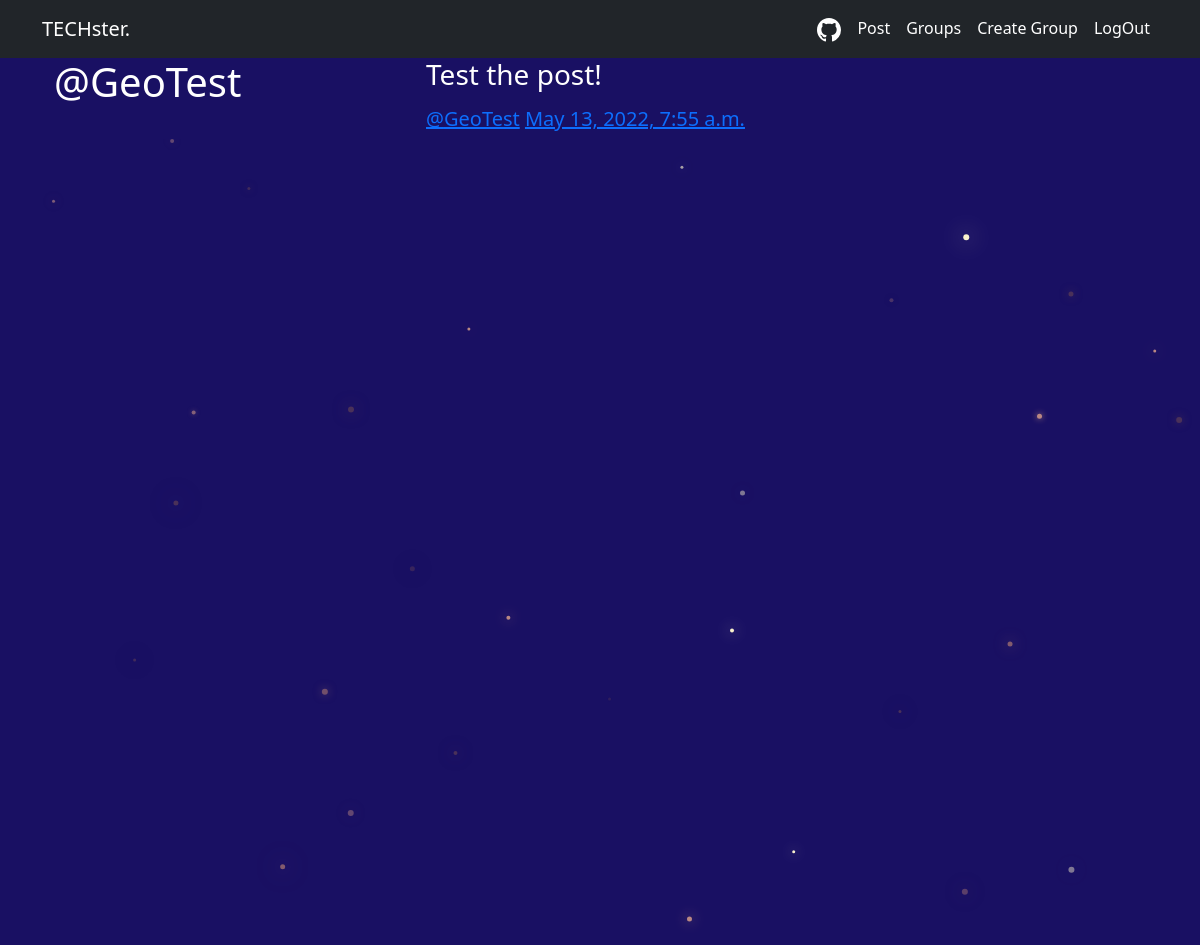
Screenshot of /posts/by/GeoTest (signed in) with the database file from the repository.
### posts/models.py (models this page shows, shortened)
class Post(models.Model):
    user = models.ForeignKey(User, related_name='posts', on_delete=models.CASCADE)
    created_at = models.DateTimeField(auto_now=True)
    message = models.TextField()
    message_html = models.TextField(editable=False)
    group = models.ForeignKey(Group, related_name='posts', null=True, blank=True, on_delete=models.CASCADE)
    class Meta:
        ordering = ['-created_at']
        unique_together = ['user', 'message']

### posts/views.py (the view)
# urls.py: path('by/<str:username>', views.UserPost.as_view(), name='for_user'),
class UserPost(generic.ListView):
    model = models.Post
    template_name = 'posts/user_post_list.html'
    def get_queryset(self):
        try:
            self.post_user = User.objects.prefetch_related('posts').get(username__iexact=self.kwargs.get('username'))
        except User.DoesNotExist:
            raise Http404
        else:
            return self.post_user.posts.all()
    def get_context_data(self, **kwargs):
        context = super().get_context_data(**kwargs)
        context['post_user'] = self.post_user
        return context

### posts/templates/posts/user_post_list.html
{% extends 'posts/post_base.html' %}
{% block prepost %}
<div class="col-md-4">
    <h1>@{{post_user.username}}</h1>
</div>
{% endblock prepost %}
{% block post_content %}
<div class="col-md-8">
    {% for post in post_list  %}
    {% include "posts/_post.html" %}
    {% endfor %}
</div>
{% endblock post_content %}

### posts/templates/posts/_post.html (shortened to what this page needs)
<div class="post media">
    <h3>{{post.message_html|safe}}</h3>
    <div class="media-body">
        <h5 class="media-heading">
        <span class="username">
            <a href="{% url 'posts:for_user' username=post.user.username %}">@{{ post.user.username}}<a/>
        </span>
        <time class="time">
            <a href="{% url 'posts:single' username=post.user.username  pk=post.pk %}">
                {{ post.created_at }}
            </a>
        </time>
        </h5>
    </div>
</div>

### static/simplesocial/CSS/master.css (style rules this page uses)
body { margin: 0; overflow: scroll; background-color: #191063; color:white; }

### rows the page displays
Post: message_html "Test the post!", user.username "GeoTest", created_at "May 13, 2022, 7:55 a.m."

### other values shown
{{ post_user.username }} "GeoTest"
